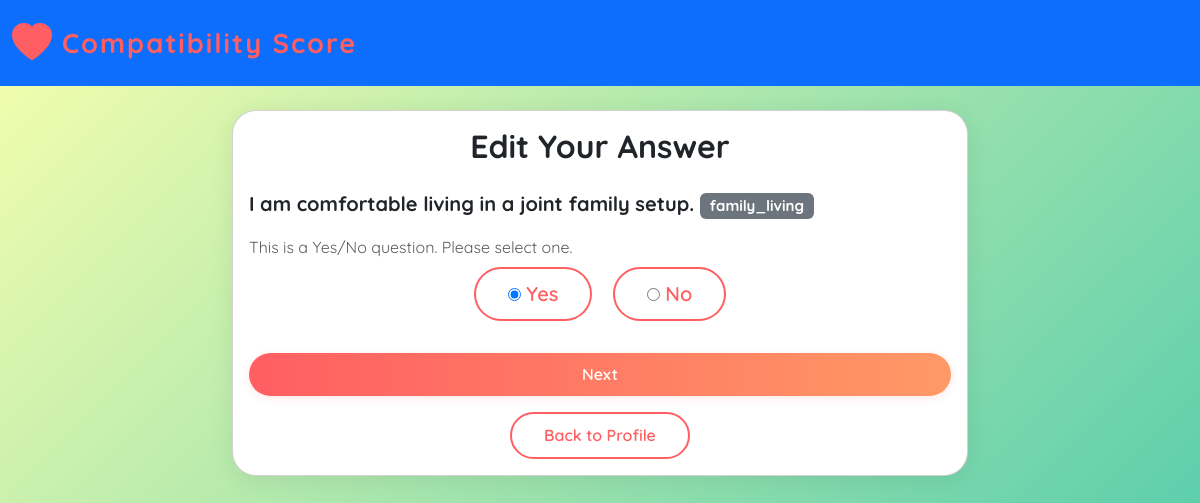
Screenshot of /questions/edit/1 (signed in) with the database file from the repository.
### app.py (models this page shows)
class Question(db.Model):
    id = db.Column(db.Integer, primary_key=True)
    text = db.Column(db.String(500), nullable=False)
    category = db.Column(db.String(50), nullable=False)  # family, lifestyle, values, likes
    type = db.Column(db.String(10), nullable=False, default='scale')  # 'scale' or 'yesno'

### app.py (the view)
@app.route('/questions/edit/<int:question_id>', methods=['GET', 'POST'])
@login_required
def edit_answer(question_id):
    q = Question.query.get_or_404(question_id)
    resp = Response.query.filter_by(user_id=current_user.id, question_id=question_id).first()
    if not resp:
        abort(404)
    if q.type == 'yesno':
        choices = [('10', 'Yes'), ('1', 'No')]
    else:
        choices = [(str(i), str(i)) for i in range(1, 11)]
    form = AnswerForm(answer=str(resp.answer))
    form.answer.choices = choices
    if form.validate_on_submit():
        resp.answer = int(form.answer.data)
        db.session.commit()
        return redirect(url_for('answer_questions'))
    return render_template('answer_question.html', form=form, question=q, editing=True)

### app.py
class AnswerForm(FlaskForm):
    answer = RadioField('Your Answer', choices=[(str(i), str(i)) for i in range(11)], validators=[DataRequired()])
    submit = SubmitField('Next')

### app.py (called while the page is built)
@login_manager.user_loader
def load_user(user_id):
    return User.query.get(int(user_id))

### templates/answer_question.html (shortened to what this page needs)
<!DOCTYPE html>
<html lang="en">
<head>
    <link href="https://cdn.jsdelivr.net/npm/bootstrap@5.3.2/dist/css/bootstrap.min.css" rel="stylesheet">
    <link href="https://cdn.jsdelivr.net/npm/bootstrap-icons@1.11.3/font/bootstrap-icons.css" rel="stylesheet">
    <link rel="stylesheet" href="{{ url_for('static', filename='style.css') }}">
</head>
<body>
<nav class="navbar navbar-expand-lg navbar-dark bg-primary mb-4">
  <div class="container-fluid">
    <a class="navbar-brand d-flex align-items-center" href="{{ url_for('home') }}">
      <i class="bi bi-heart-fill quirky-heart me-2"></i> Compatibility Score
    </a>
  </div>
</nav>
<div class="container mt-4">
    <div class="row justify-content-center">
        <div class="col-md-8">
            <div class="card">
                <div class="card-body">
                    <h2 class="card-title mb-4 text-center">{% if editing %}Edit Your Answer{% else %}Answer the Question{% endif %}</h2>
                    <p class="fs-5 mb-3"><strong>{{ question.text }}</strong> <span class="badge bg-secondary">{{ question.category }}</span></p>
                    {% if question.type == 'yesno' %}
                        <p class="text-muted mb-2">This is a Yes/No question. Please select one.</p>
                    {% else %}
                        <p class="text-muted mb-2">This is a scale question. Please select a value from 1 to 10.</p>
                    {% endif %}
                    <form method="POST">
                        <div class="mb-4 text-center">
                            {% if question.type == 'yesno' %}
                                {% for subfield in form.answer %}
                                    <label class="btn btn-outline-fancy btn-lg mx-2 mb-2">
                                        {{ subfield() }} {{ subfield.label.text }}
                                    </label>
                                {% endfor %}
                            {% endif %}
                        </div>
                        <div class="d-grid gap-2">
                            {{ form.submit(class_="btn btn-fancy") }}
                        </div>
                    </form>
                    <div class="text-center mt-3">
                        <a href="{{ url_for('dashboard') }}" class="btn btn-outline-fancy">Back to Profile</a>
                    </div>
                </div>
            </div>
        </div>
    </div>
</div>
</body>
</html>

### static/style.css (style rules this page uses)
body { font-family: 'Quicksand', Arial, sans-serif; background: linear-gradient(135deg, #f8ffae 0%, #43c6ac 100%); min-height: 100vh; }
.navbar-brand { font-weight: 700; letter-spacing: 2px; font-size: 1.7rem; color: #ff5e62 !important; }
.card { border-radius: 1.5rem; box-shadow: 0 4px 24px 0 rgba(0,0,0,0.08); }
.btn-fancy { background: linear-gradient(90deg, #ff5e62 0%, #ff9966 100%); color: #fff; border: none; border-radius: 2rem; font-weight: 600; padding: 0.6rem 2rem; transition: transform 0.2s, box-shadow 0.2s; box-shadow: 0 2px 8px 0 rgba(255,94,98,0.15); }
.btn-outline-fancy { border: 2px solid #ff5e62; color: #ff5e62; background: transparent; border-radius: 2rem; font-weight: 600; padding: 0.6rem 2rem; transition: background 0.2s, color 0.2s; }
h1, h2, h3, h4, h5 { font-family: 'Quicksand', Arial, sans-serif; font-weight: 700; }
.quirky-heart { color: #ff5e62; font-size: 2.5rem; animation: pulse 1.2s infinite alternate; }

### rows the page displays
Question: text "I am comfortable living in a joint family setup.", category "family_living"

### other values shown
{{ subfield.label.text }} "Yes" "No"
